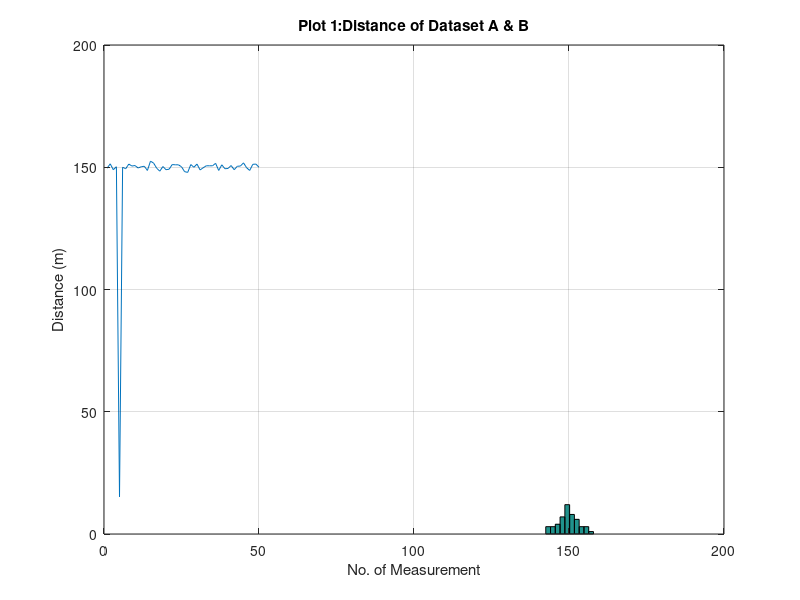
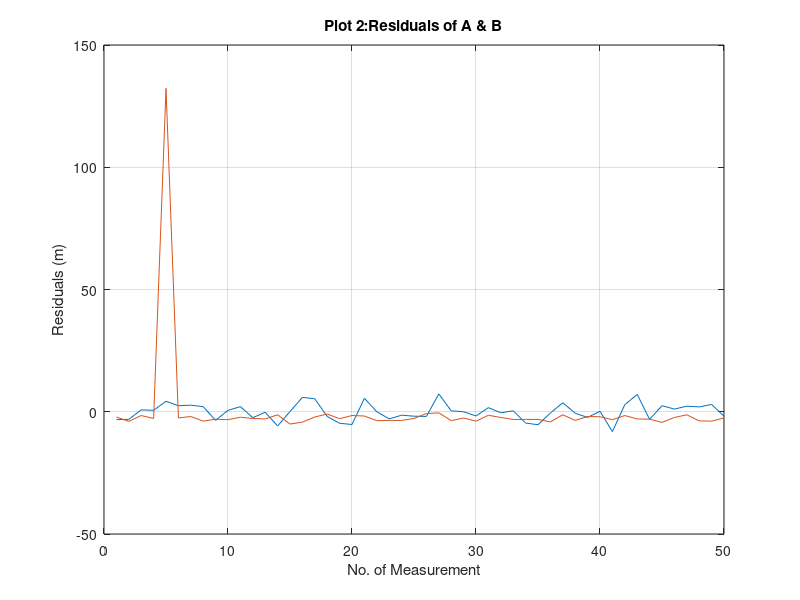
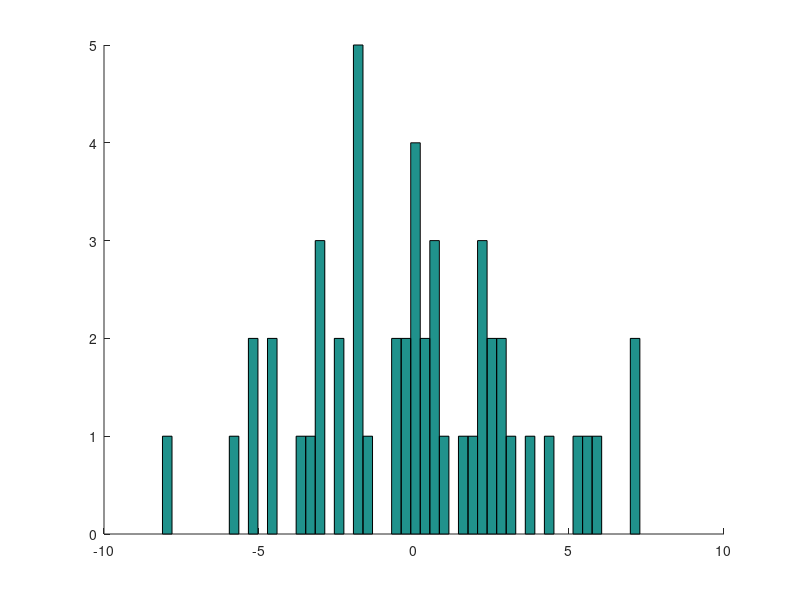

Write the MATLAB code that produced these figures, in order. (Note: this script raises an error after producing the figures.)
data = load( 'Lab1Data.txt');
A = data(:,1);
B = data(:,2);

Xa = mean(A);
Xb = mean(B);

Va = Xa - A;
Vb = Xb - B;

sigmaA = std(A);
sigmaB = std(B);

SigmaBarA= sigmaA/sqrt(length(A));
SigmaBarB= sigmaB/sqrt(length(B));

AverageErrorA = sum(abs(Xa-A)) / (length(A)-1);
AverageErrorB = sum(abs(Xb-B)) / (length(B)-1);


Asort = sort(abs(Xa-A),'ascend');
pEA = 0.5 * (Asort(length(A)/2) + Asort((length(A)/2)+1));

Bsort = sort(abs(Xb-B),'ascend');
pEB = 0.5 * (Bsort(length(B)/2) + Bsort((length(B)/2)+1));

%Plot of Measurements Value

figure;
hist(A);
hold on;

plot(B);
grid on;
xlabel('No. of Measurement');
ylabel('Distance (m)');
title('Plot 1:Distance of Dataset A & B')


%Plot of Residual Values
figure;
plot(Xa-A);
hold on;
plot(Xb-B);
grid on;
xlabel('No. of Measurement');
ylabel('Residuals (m)');
title('Plot 2:Residuals of A & B');


%Plot of PDH for Residuals of Vector B with number of bins
figure; 
hist(Va,length(Va),'Normalization','pdf');
grid on;
xlabel('Distances (m)');
ylabel('Relative Frequency');
title('Plot 3:Relative Frequency Vs distance for Data Set A')

figure; 
hist(Vb,length(Vb),'Normalization','pdf');
grid on;
xlabel('Distances (m)');
ylabel('Relative Frequency');
title('Plot 4:Relative Frequency Vs distance for Data Set B')

